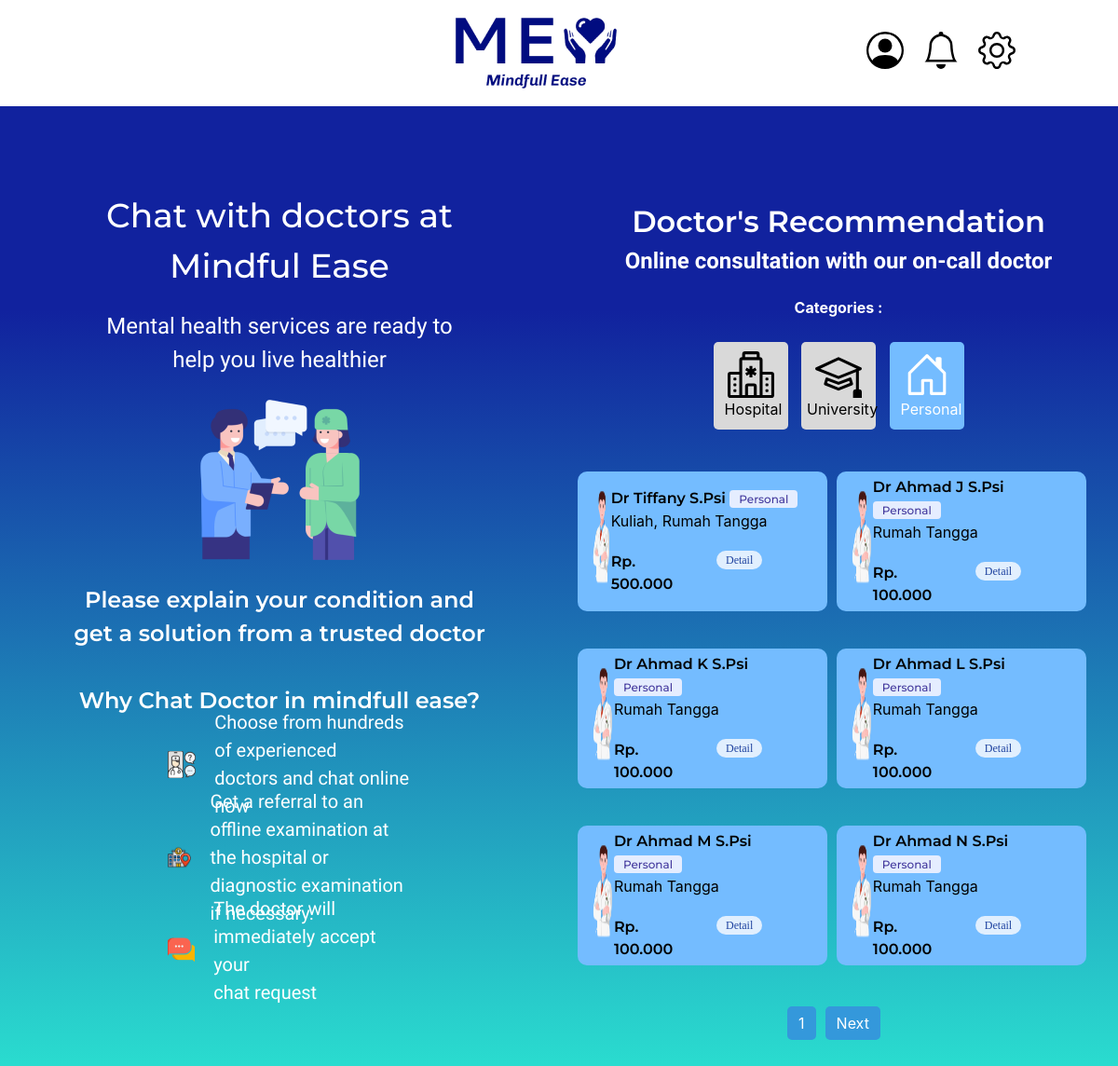
The page /public/dokter/personal (signed in) on the database its author committed.
### tables this page shows
CREATE TABLE `psikolog` (
  `id_psikolog` int NOT NULL,
  `id_akun` int DEFAULT NULL,
  `id_kategori` int DEFAULT NULL,
  `nama_psikolog` varchar(225) DEFAULT NULL,
  `deskripsi_psikolog` varchar(225) DEFAULT NULL,
  `gender_psikolog` varchar(225) DEFAULT NULL,
  `harga_psikolog` int DEFAULT NULL,
  `keahlian_psikolog` varchar(225) DEFAULT NULL,
  `nomer_handphone_psikolog` varchar(225) DEFAULT NULL
);

CREATE TABLE `kategori` (
  `id_kategori` int NOT NULL,
  `nama_kategori` varchar(225) DEFAULT NULL
);

### app/core/Controller.php (called while the page is built, shortened)
<?php
class Controller
{
    public function view ($view, $data = [])
    {
        require_once '../app/views/' . $view . '.php';
    }
    public function model($model)
    {
        return new $model;
    }
}

### app/core/App.php (called while the page is built, shortened)
<?php
class App
{
    protected $method = 'index';
    protected $params = [];
    public function __construct()
    {
        $url = $this->parseUrl();
        if (isset($url[0]))
        {
            if (file_exists('../app/controllers/' . $url[0] . '.php'))
            {
                unset($url[0]);
            }
	    }
        $this->controller = new $this->controller;
        if (isset($url[1]))
        {
            if (method_exists($this->controller, $url[1]))
            {
                $this->method = $url[1];
            }
        }
        call_user_func_array ([$this->controller, $this->method], $this->params);
    }
    public function parseURL()
    {
        if(isset($_GET['url']))
        {
            $url = rtrim($_GET['url'], '/');
            $url = filter_var($url, FILTER_SANITIZE_URL);
            $url = explode('/', $url);
            return $url;
        }
    }
}

### public/index.php (called while the page is built, shortened)
<?php
$app = new App;

### app/core/Database.php (called while the page is built, shortened)
<?php
class Database
{
    private $host = DB_HOST;
    private $user = DB_USER;
    private $pass = DB_PASS;
    private $db_name = DB_NAME;
    private $dbh;
    private $stmt;
    public function __construct()
    {
        $dsn = 'mysql:host='.$this->host.';dbname='.$this->db_name;
        $option = [
            PDO::ATTR_PERSISTENT => true,
            PDO::ATTR_ERRMODE => PDO::ERRMODE_EXCEPTION
        ];
        try
        {
            $this->dbh = new PDO($dsn, $this->user, $this->pass, $option);
        } catch (PDOException $e)
        {
            die($e->getMessage());
        }
    }
    public function query($query)
    {
        $this->stmt = $this->dbh->prepare($query);
    }
    public function execute()
    {
        $this->stmt->execute();
    }
    public function resultSet()
    {
        $this->execute();
        return $this->stmt->fetchAll(PDO::FETCH_ASSOC);
    }
}

### app/models/Dokter_model.php (called while the page is built, shortened)
<?php
class Dokter_model
{
    private $db;
    public function __construct()
    {
        $this->db = new Database;
    }
    public function getItemsPersonal($offset, $limit)
    {
        $query = "SELECT * FROM psikolog join kategori on kategori.id_kategori = psikolog.id_kategori where psikolog.id_kategori = 2 limit $offset,$limit";
        $this->db->query($query);
        return $this->db->resultSet();
    }
    public function getTotalItemsPersonal()
    {
        $query = "SELECT COUNT(*) as total FROM psikolog where id_kategori = 2";
        $this->db->query($query);
        return $this->db->single();
    }
}

### app/views/dokter/personal.php (the view, shortened to what this page needs)
<div class="list-dokter">
    <div class="list-dokter-heading">
        Doctor's Recommendation
    </div>
    <div class="list-dokter-subheading">
        Online consultation with our on-call doctor
    </div>
    <div class="categori-heading">
        Categories :
    </div>
    <div class="list-dokter-categori">
        <div class="category-button-wrapper">
            <button class="custom-button" onclick="navigateTo('home')" id="homeBtn">
                <div class="categori-desc">Hospital</div>
            </button>
            <button class="custom-button" onclick="navigateTo('about')" id="aboutBtn">
                <div class="categori-desc" style="margin-left: -9px">
                    University
                </div>
            </button>
            <button class="custom-button" onclick="navigateTo('personal')" id="personalBtn">
                <div class="categori-desc">Personal</div>
            </button>
        </div>
    </div>
    <div class="list-dokter-wrapper">
        <?php foreach ($data['items'] as $item) : ?>
            <?php $harga = number_format($item["harga_psikolog"], 0, ',', '.'); ?>
            <div class="dokter-card-wrapper">
                <div class="dokter-card-img">
                    <img src="<?= BASEURL; ?>/img/7f866345d14fc027b9add8f66ab6b2c6-removebg-preview 2.png" alt="">
                </div>
                <div class="dokter-card-desc">
                    <div class="dokter-name">
                        <?php echo $item['nama_psikolog']; ?>
                        <span class="bg-indigo-100 text-indigo-800 text-xs font-medium me-2 px-2.5 py-0.5 rounded dark:bg-indigo-900 dark:text-indigo-300"> <?php echo $item['nama_kategori']; ?></span>
                    </div>
                    <div class="dokter-desc">
                        <?php echo $item['keahlian_psikolog']; ?>
                    </div>
                    <div class="dokter-card-footer">
                        <div class="dokter-harga">
                            Rp. <?php echo $harga; ?>
                        </div>
                        <div class="dokter-btn">
                            <a href="<?= BASEURL?>/dokter/detail/<?= $item['id_psikolog']?> " class="btn btn-primary tombol-booking"><span class="bg-blue-100 text-blue-800 text-xs font-medium me-2 px-2.5 py-0.5 rounded-full dark:bg-blue-900 dark:text-blue-300">Detail</span></a>
                        </div>
                    </div>
                </div>
            </div>
        <?php endforeach; ?>
    </div>
    <div class="page">
        <ul>
            <li>
                <a href="">
                    <?php echo $data['currentPage']; ?>
                </a>
            </li>
            <?php if ($data['currentPage'] < $data['totalPages']) : ?>
                <li>
                    <a href="<?= BASEURL; ?>/dokter/personal/<?php echo $data['currentPage'] + 1; ?>">
                        Next
                    </a>
                </li>
            <?php endif; ?>
        </ul>
    </div>
</div>

### public/css/style.css (style rules this page uses)
.btn { display: flex; justify-content: center; align-items: center; min-width: 150.52px; min-height: 16px; font-family: calibri; border: none; border-radius: 100px; cursor: pointer; font-weight: 400; text-decoration: none; transition: all 0.5s linear; }
a { text-decoration: none; }
.custom-button { padding: 10px 20px; background-color: #d9d9d9; width: 200px; margin: 5px; color: #000000; border: none; border-radius: 5px; cursor: pointer; transition: 0.3s; }
.list-dokter { padding-top: 50px; height: max-content; width: 50%; }
.list-dokter-heading { color: white; padding-top: 50px; text-align: center; font-size: 32px; font-weight: 600; font-family: "Montserrat", sans-serif; }
.list-dokter-subheading { color: white; text-align: center; font-size: 24px; font-weight: 700; font-family: 'Arima', system-ui; }
.list-dokter-categori { padding: 20px; display: flex; justify-content: center; align-items: center; }
.categori-heading { margin-top: 20px ; text-align: center; font-size: 16px; font-weight: bold; color: white; }
.custom-button { padding: 10px 15px; background-color: #d9d9d9; width: 80px; margin: 5px; color: #000000; border: none; border-radius: 5px; cursor: pointer; transition: 0.3s; }
.categori-desc { width: max-content; margin-left: -3px; }
.list-dokter-wrapper { display: flex; flex-wrap: wrap; padding: 15px; height: 600px; }
.dokter-card-wrapper { margin: 5px; display: flex; align-items: center; padding: 15px; height: 150px; width: 47%; background-color: #74BCFF; border-radius: 10px; }
.dokter-card-img { display: flex; height: 100%; width: 70px; }
.dokter-card-img img { width: 100%; height: 90%; }
.dokter-name { font-size: 16px; font-weight: 600; font-family: "Montserrat", sans-serif; }
.dokter-harga { font-size: 16px; font-weight: 600; font-family: "Montserrat", sans-serif; }
.dokter-card-footer { margin-top: 20px; display: flex; justify-content: space-between; }
.page { display: flex; justify-content: center; }
.page ul { list-style: none; padding: 0; display: flex; }
.page li { margin-right: 10px; }
.page a { text-decoration: none; padding: 8px 12px; background-color: #3498db; color: #fff; border-radius: 5px; }
.active { background-color: #74bcff; color: #ffffff; }

### rows shown on the page
psikolog: nama_psikolog "Dr Tiffany S.Psi", id_kategori.nama_kategori "Personal", keahlian_psikolog "Kuliah, Rumah Tangga", harga_psikolog "500.000"
psikolog: nama_psikolog "Dr Ahmad J S.Psi", id_kategori.nama_kategori "Personal", keahlian_psikolog "Rumah Tangga", harga_psikolog "100.000"
psikolog: nama_psikolog "Dr Ahmad K S.Psi", id_kategori.nama_kategori "Personal", keahlian_psikolog "Rumah Tangga", harga_psikolog "100.000"
psikolog: nama_psikolog "Dr Ahmad L S.Psi", id_kategori.nama_kategori "Personal", keahlian_psikolog "Rumah Tangga", harga_psikolog "100.000"
psikolog: nama_psikolog "Dr Ahmad M S.Psi", id_kategori.nama_kategori "Personal", keahlian_psikolog "Rumah Tangga", harga_psikolog "100.000"
psikolog: nama_psikolog "Dr Ahmad N S.Psi", id_kategori.nama_kategori "Personal", keahlian_psikolog "Rumah Tangga", harga_psikolog "100.000"

### other values the page prints
$data['currentPage'] "1"
